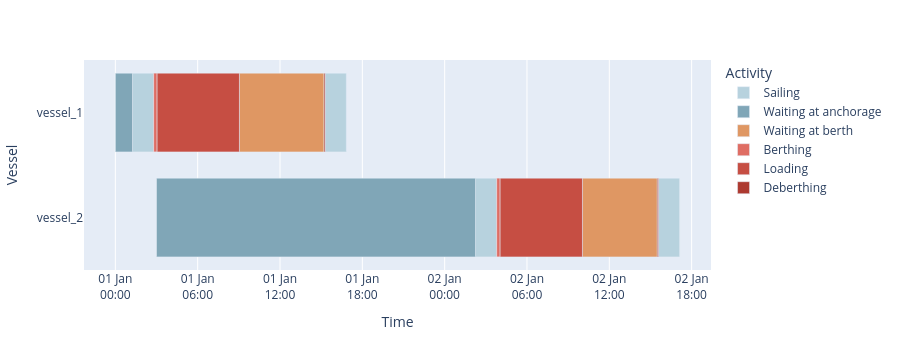

Source (notebook cell):
### Code cell
fig = quay.plot_vessel_arrival_timeline()
fig

### Figure 1 — Plotly figure (JSON) as saved in the notebook; plotly's stock layout.template omitted (floating-point values rounded to 4 significant figures)
{"data": [{"base": ["2026-01-01T01:15:00.000000", "2026-01-01T15:17:36.000000", "2026-01-02T02:14:59.999999", "2026-01-02T15:35:00.000000"], "customdata": [[1.543], [1.543], [1.543], [1.543]], "hovertemplate": "Activity=Sailing<br>Start=%{base|%Y-%m-%d %H:%M:%S}<br>Stop=%{x|%Y-%m-%d %H:%M:%S}<br>Vessel=%{y}<br>Duration (hours)=%{customdata[0]:.2f}<extra></extra>", "legendgroup": "Sailing", "marker": {"color": "#B7D2DE", "pattern": {"shape": ""}}, "name": "Sailing", "orientation": "h", "showlegend": true, "textposition": "auto", "type": "bar", "x": [5555555, 5555555, 5555555, 5555555], "xaxis": "x", "y": ["vessel_1", "vessel_1", "vessel_2", "vessel_2"], "yaxis": "y"}, {"base": ["2026-01-01T00:00:00.000000", "2026-01-01T03:00:00.000000"], "customdata": [[1.25], [23.25]], "hovertemplate": "Activity=Waiting at anchorage<br>Start=%{base|%Y-%m-%d %H:%M:%S}<br>Stop=%{x|%Y-%m-%d %H:%M:%S}<br>Vessel=%{y}<br>Duration (hours)=%{customdata[0]:.2f}<extra></extra>", "legendgroup": "Waiting at anchorage", "marker": {"color": "#80A6B7", "pattern": {"shape": ""}}, "name": "Waiting at anchorage", "orientation": "h", "showlegend": true, "textposition": "auto", "type": "bar", "x": [4500000, 83699999], "xaxis": "x", "y": ["vessel_1", "vessel_2"], "yaxis": "y"}, {"base": ["2026-01-01T09:02:35.555556", "2026-01-02T10:02:35.555554"], "customdata": [[6.167], [5.457]], "hovertemplate": "Activity=Waiting at berth<br>Start=%{base|%Y-%m-%d %H:%M:%S}<br>Stop=%{x|%Y-%m-%d %H:%M:%S}<br>Vessel=%{y}<br>Duration (hours)=%{customdata[0]:.2f}<extra></extra>", "legendgroup": "Waiting at berth", "marker": {"color": "#DF9763", "pattern": {"shape": ""}}, "name": "Waiting at berth", "orientation": "h", "showlegend": true, "textposition": "auto", "type": "bar", "x": [22200444, 19644444], "xaxis": "x", "y": ["vessel_1", "vessel_2"], "yaxis": "y"}, {"base": ["2026-01-01T02:47:35.555556", "2026-01-02T03:47:35.555554"], "customdata": [[0.25], [0.25]], "hovertemplate": "Activity=Berthing<br>Start=%{base|%Y-%m-%d %H:%M:%S}<br>Stop=%{x|%Y-%m-%d %H:%M:%S}<br>Vessel=%{y}<br>Duration (hours)=%{customdata[0]:.2f}<extra></extra>", "legendgroup": "Berthing", "marker": {"color": "#DF6D63", "pattern": {"shape": ""}}, "name": "Berthing", "orientation": "h", "showlegend": true, "textposition": "auto", "type": "bar", "x": [900000, 900000], "xaxis": "x", "y": ["vessel_1", "vessel_2"], "yaxis": "y"}, {"base": ["2026-01-01T03:02:35.555556", "2026-01-02T04:02:35.555554"], "customdata": [[6.0], [6.0]], "hovertemplate": "Activity=Loading<br>Start=%{base|%Y-%m-%d %H:%M:%S}<br>Stop=%{x|%Y-%m-%d %H:%M:%S}<br>Vessel=%{y}<br>Duration (hours)=%{customdata[0]:.2f}<extra></extra>", "legendgroup": "Loading", "marker": {"color": "#C64E43", "pattern": {"shape": ""}}, "name": "Loading", "orientation": "h", "showlegend": true, "textposition": "auto", "type": "bar", "x": [21600000, 21600000], "xaxis": "x", "y": ["vessel_1", "vessel_2"], "yaxis": "y"}, {"base": ["2026-01-01T15:12:36.000000", "2026-01-02T15:30:00.000000"], "customdata": [[0.08333], [0.08333]], "hovertemplate": "Activity=Deberthing<br>Start=%{base|%Y-%m-%d %H:%M:%S}<br>Stop=%{x|%Y-%m-%d %H:%M:%S}<br>Vessel=%{y}<br>Duration (hours)=%{customdata[0]:.2f}<extra></extra>", "legendgroup": "Deberthing", "marker": {"color": "#AD3A30", "pattern": {"shape": ""}}, "name": "Deberthing", "orientation": "h", "showlegend": true, "textposition": "auto", "type": "bar", "x": [300000, 300000], "xaxis": "x", "y": ["vessel_1", "vessel_2"], "yaxis": "y"}], "layout": {"bargap": 0.25, "barmode": "overlay", "height": 350, "hovermode": "closest", "legend": {"title": {"text": "Activity"}, "tracegroupgap": 0}, "margin": {"t": 60}, "xaxis": {"anchor": "y", "domain": [0, 1], "rangeslider": {"visible": false}, "tickformat": "%d %b\n%H:%M", "title": {"text": "Time"}, "type": "date"}, "yaxis": {"anchor": "x", "autorange": "reversed", "domain": [0, 1], "title": {"text": "Vessel"}}}}
